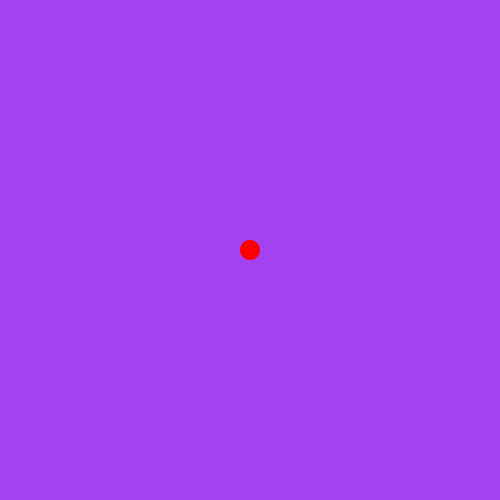
Frame 1 (no input)
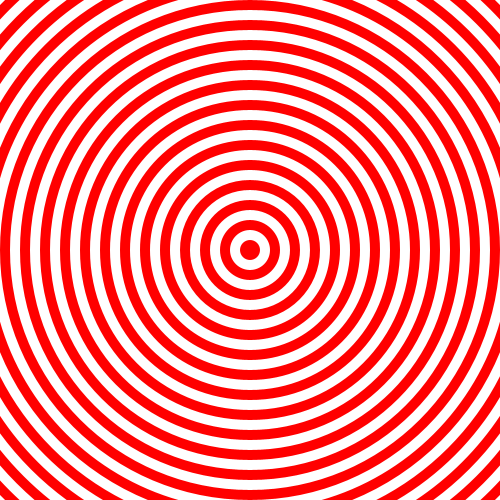
Frame 60 (the mouse pressed at the canvas centre just before this capture)
Frame 120 (the mouse held since frame 60 and released just before this capture): identical to frame 60, image omitted

The Processing sketch that drew these frames (run headless with seeded random() and noise(); from frame 60 on, the mouse is pressed at the canvas centre):

// Processing sketch: sketch_4
// ── sketch_4.pde
/*
* This task is essentially the same as the last task, but instead of starting out with the biggest
* circle first, begin with the smallest circle and work your way up. In other words, the code
* should generate a small circle, then a larger circle (different color) behind the first circle,
* then a third larger circle behind the second, etc. Again, start with the target, but then you
* can be creative.
*/

// Author: Ken Wang <kaymw@member.fsf.org>

int circleRadius,circleDiff,delayTime,ringCount,radiusTemp;
color targetInner,targetOuter,bg;
boolean targetRing;

void setup(){
  size(500,500); // Set size to 500x500
  noStroke(); // Cancel stroke
  
  /* Customization */
  circleRadius = 20; // Initialize raidus variable
  circleDiff = 20; // Define circle radius difference
  bg = color(random(0,255),random(0,255),random(0,255));
  delayTime = 10; // Delay time (ms)
  targetInner = color(#FFFFFF); // Target inner color
  targetOuter = color(#FF0000); // Target outer color
  /* Finish Customization */
  ringCount = 0;
}

void draw(){
  print("Ring " + ringCount + ":\n");
  background(bg);
  for (int i = ringCount; i >= 0; i--){
    if (i % 2 == 1){
      fill(targetInner);
      print("W");
      //fill(#FFFFFF);
    } else {
      fill(targetOuter);
      print("R");
      //fill(#FF0000);
    }
    radiusTemp = circleRadius + i*circleDiff;
    print(radiusTemp + " ");
    ellipse(250,250,radiusTemp,radiusTemp);
    //delay(delayTime);
  }
  ringCount++;
  print("\n");
  delay(delayTime);
}
